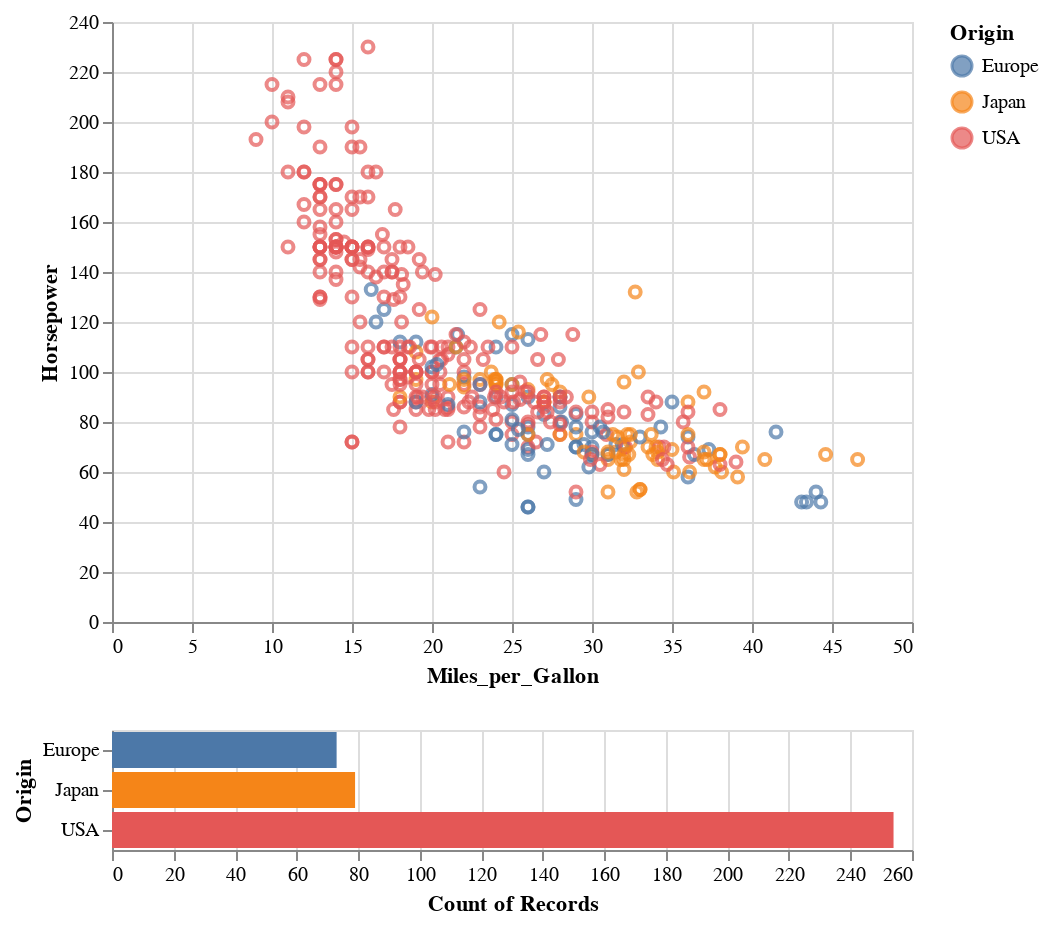

Notebook source saved alongside this figure:
### Markdown cell above
In order to associate bar chart with the previous scatter chart, we need to use transform_filter() and pass the same brush. In addition, for composing multiple selection chart, we also need to create variable for each of them and use Composing Multiple selections & .

### Code cell
# points plot exactly the same as above
points = alt.Chart(cars).mark_point().encode(
    x='Miles_per_Gallon:Q',
    y='Horsepower:Q',
    color=alt.condition(brush, 'Origin:N', alt.value('lightgray'))
).add_selection(brush)

# On the bar chart, add a transform_filter to listen to the brush
bars = alt.Chart(cars).mark_bar().encode(
    y='Origin:N',
    color='Origin:N',
    x='count(Origin):Q'
).transform_filter(brush)

# Display points and bars
points & bars

### Figure 1 — Vega-Lite specification as saved in the notebook (floating-point values rounded to 4 significant figures; data arrays with more than 128 entries replaced by an {"elided": "..."} marker saying what was removed)
{"config": {"view": {"continuousWidth": 400, "continuousHeight": 300}}, "vconcat": [{"mark": "point", "encoding": {"color": {"condition": {"field": "Origin", "type": "nominal", "selection": "selector003"}, "value": "lightgray"}, "x": {"field": "Miles_per_Gallon", "type": "quantitative"}, "y": {"field": "Horsepower", "type": "quantitative"}}, "selection": {"selector003": {"type": "interval"}}}, {"mark": "bar", "encoding": {"color": {"field": "Origin", "type": "nominal"}, "x": {"aggregate": "count", "field": "Origin", "type": "quantitative"}, "y": {"field": "Origin", "type": "nominal"}}, "transform": [{"filter": {"selection": "selector003"}}]}], "data": {"name": "data-f02450ab61490a1363517a0190416235"}, "$schema": "https://vega.github.io/schema/vega-lite/v4.17.0.json", "datasets": {"data-f02450ab61490a1363517a0190416235": {"elided": "406 records"}}}
